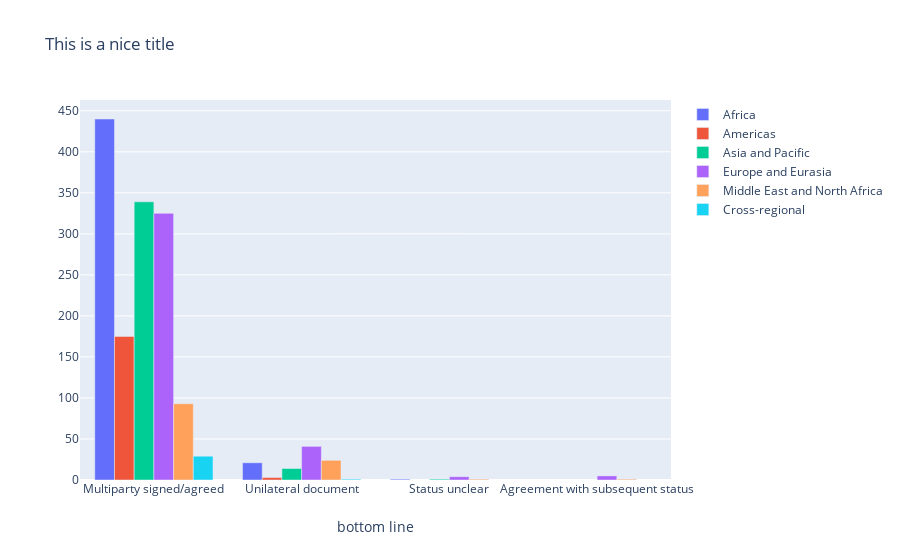

Notebook source saved alongside this figure:
### Code cell
#display with plotly #.locはフィルタをするためのやつ
mydata1= go.Bar(x=result.loc["Africa (excl MENA)"].index, #labels
                y=result.loc['Africa (excl MENA)']['Status'],#values
                name = 'Africa'
               )
mydata2= go.Bar(x=result.loc['Americas'].index, #labels
                y=result.loc['Americas']['Status'],
                name = 'Americas' #values
               )

mydata3= go.Bar(x=result.loc['Asia and Pacific'].index, #labels
                y=result.loc['Asia and Pacific']['Status'],
                name = 'Asia and Pacific' #values
               )

mydata4= go.Bar(x=result.loc['Europe and Eurasia'].index, #labels
                y=result.loc['Europe and Eurasia']['Status'],
                name = 'Europe and Eurasia' #values
               )

mydata5= go.Bar(x=result.loc['Middle East and North Africa'].index, #labels
                y=result.loc['Middle East and North Africa']['Status'],
                name = 'Middle East and North Africa' #values
               )


mydata6= go.Bar(x=result.loc['Cross-regional'].index, #labels
                y=result.loc['Cross-regional']['Status'],
                name = 'Cross-regional' #values
               )

mylayout = go.Layout (title = 'This is a nice title',
                     xaxis = dict(title = 'bottom line'))
myfig = go.Figure(data = [mydata1,mydata2,mydata3,mydata4,mydata5,mydata6], layout = mylayout)
myfig

### Figure 1 — Plotly figure (JSON) as saved in the notebook; plotly's stock layout.template omitted (floating-point values rounded to 4 significant figures)
{"data": [{"name": "Africa", "type": "bar", "x": ["Multiparty signed/agreed", "Unilateral document", "Status unclear"], "y": [440, 21, 1]}, {"name": "Americas", "type": "bar", "x": ["Multiparty signed/agreed", "Unilateral document"], "y": [175, 3]}, {"name": "Asia and Pacific", "type": "bar", "x": ["Multiparty signed/agreed", "Unilateral document", "Status unclear"], "y": [339, 14, 1]}, {"name": "Europe and Eurasia", "type": "bar", "x": ["Multiparty signed/agreed", "Unilateral document", "Agreement with subsequent status", "Status unclear"], "y": [325, 41, 5, 4]}, {"name": "Middle East and North Africa", "type": "bar", "x": ["Multiparty signed/agreed", "Unilateral document", "Agreement with subsequent status", "Status unclear"], "y": [93, 24, 1, 1]}, {"name": "Cross-regional", "type": "bar", "x": ["Multiparty signed/agreed", "Unilateral document"], "y": [29, 1]}], "layout": {"title": {"text": "This is a nice title"}, "xaxis": {"title": {"text": "bottom line"}}}}
